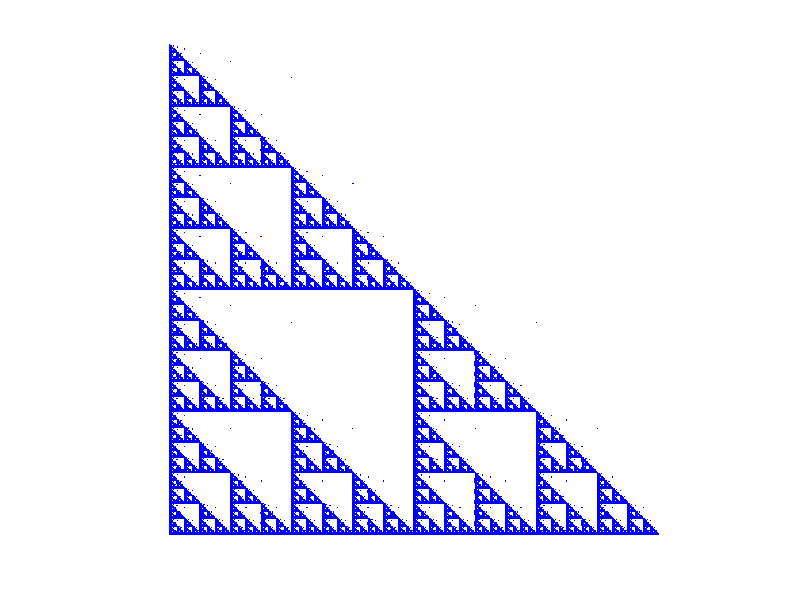

MATLAB code for this plot: (Note: this script raises an error after producing the figure.)
function modified_sierpinski
    % Афінні перетворення
    T1 = [0.5, 0, 0; 0, 0.5, 0; 0, 0, 1];
    T2 = [0.5, 0, 0.5; 0, 0.5, 0; 0, 0, 1];
    T3 = [0.5, 0, 0; 0, 0.5, 0.5; 0, 0, 1];

    transforms = {T1, T2, T3};
    points = [0, 0; 1, 0; 0.5, sqrt(3)/2; 0, 0]';

    figure;
    hold on;
    axis equal;
    axis off; % Вимкнення осей

    all_points = [];
    for i = 1:100 % Зменшено кількість ітерацій до n
        new_points = [];
        for T = transforms
            new_points = [new_points, T{1} * [points; ones(1, size(points, 2))]];
        end
        points = new_points(1:2, :);
        all_points = [all_points, points]; % Накопичення всіх точок
        
        if mod(i, 5) == 0 % Оновлення графіка кожні 5 ітерацій
            plot(all_points(1, :), all_points(2, :), 'b.', 'MarkerSize', 1);
            drawnow;
        end
    end

    % Фінальне малювання після завершення
    plot(all_points(1, :), all_points(2, :), 'b.', 'MarkerSize', 1);
    title('Оптимізований модифікований килим Серпінського');
    hold off;
end
